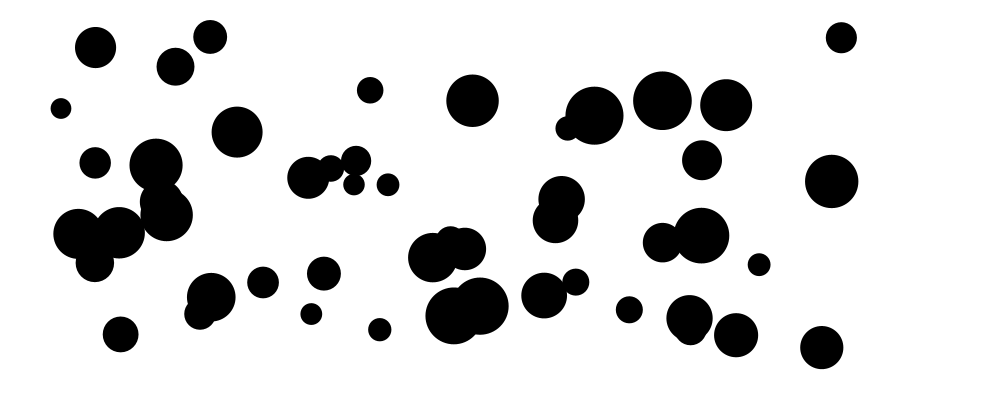
Frame 1 (no input)
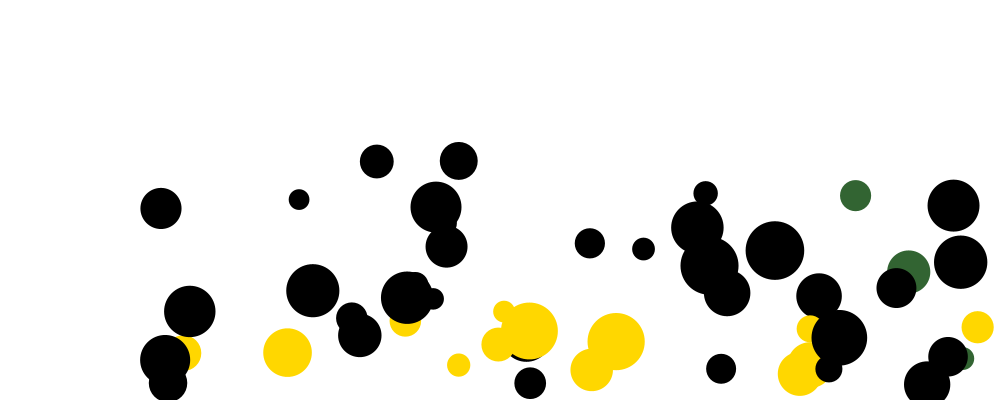
Frame 60 (the mouse pressed at the canvas centre just before this capture)
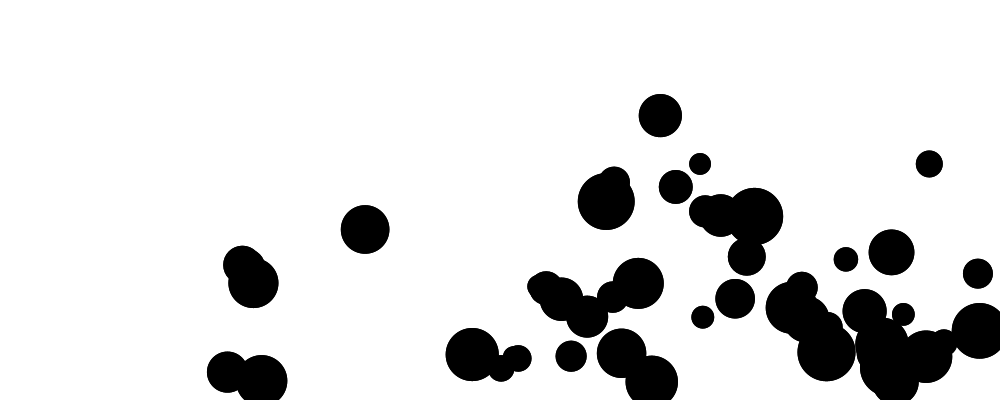
Frame 120 (the mouse held since frame 60 and released just before this capture)

The Processing sketch that drew these frames (run headless with seeded random() and noise(); from frame 60 on, the mouse is pressed at the canvas centre):

// Processing sketch: processing_33845
// ── processing_33845.pde

ArrayList balls;
//create an arraylist (actually I did it for trying to remove some elements


void setup() {
  size(1000,400);
  balls = new ArrayList();
  smooth();
  //create 50 balls with for loop
  for(int i=0; i<50; i++) {
balls.add(new ball());
  }

}

void draw() {
  
  background(255);
  
  //it should get track of all elements so we basically call them
  for(int i=0; i<balls.size(); i++) {
   ball b = (ball) balls.get(i);
   b.animate();
   b.display();
   b.Revert();
     


   println("heyo");
  }
  
}
   class ball {
     //ball class to contain all information regarding the ball
  float x;
  float y;
  float xspeed;
  float yspeed;
  float r;
  float g;
  float b;
  float diam;

  
  ball() {
    
    x = random(30, 900);
    y =random(30, 350); 
    diam = random(20, 60);
    xspeed = random(1, 5);
    yspeed = random(1, 2.8);
    r = 0;
    g = 0;
    b = 0;
    

  }
  
    void animate() {
      //move the ball
      x+=xspeed;
      y+=yspeed;
    }
    
    void display() {

      noStroke();
        fill(r, g, b);
        ellipse(x,y,diam,diam);
        println("color");
        
    }
    void Revert() {
    
       //change of direction and color when balls hit boundaries
      if(x>width-15) {
        xspeed*=-1;
        r=50;
        b=50;
        g=100;
        fill(r, g, b);
         ellipse(x,y,diam,diam);
    }
    
    if(x<15) {
        xspeed*=-1;
        r=150;
        b=150;
        g=10;
        fill(r, g, b);
         ellipse(x,y,diam,diam);
    }
    
    
    if(y>height-15) {
        yspeed*=-1;
        r=255;
        b=0;
        g=215;
        fill(r, g, b);
         ellipse(x,y,diam,diam); 
      }
      
         if( y<15) {
        yspeed*=-1;
        r=0;
        b=220;
        g=80;
        fill(r, g, b);
         ellipse(x,y,diam,diam);
      }

    //when mouse is pressed, it will turn all the balls into black
    if(mousePressed) {
        r=0;
        b=0;
        g=0;
        fill(r, g, b);
        ellipse(x,y,diam,diam);
      }
   }
   }
